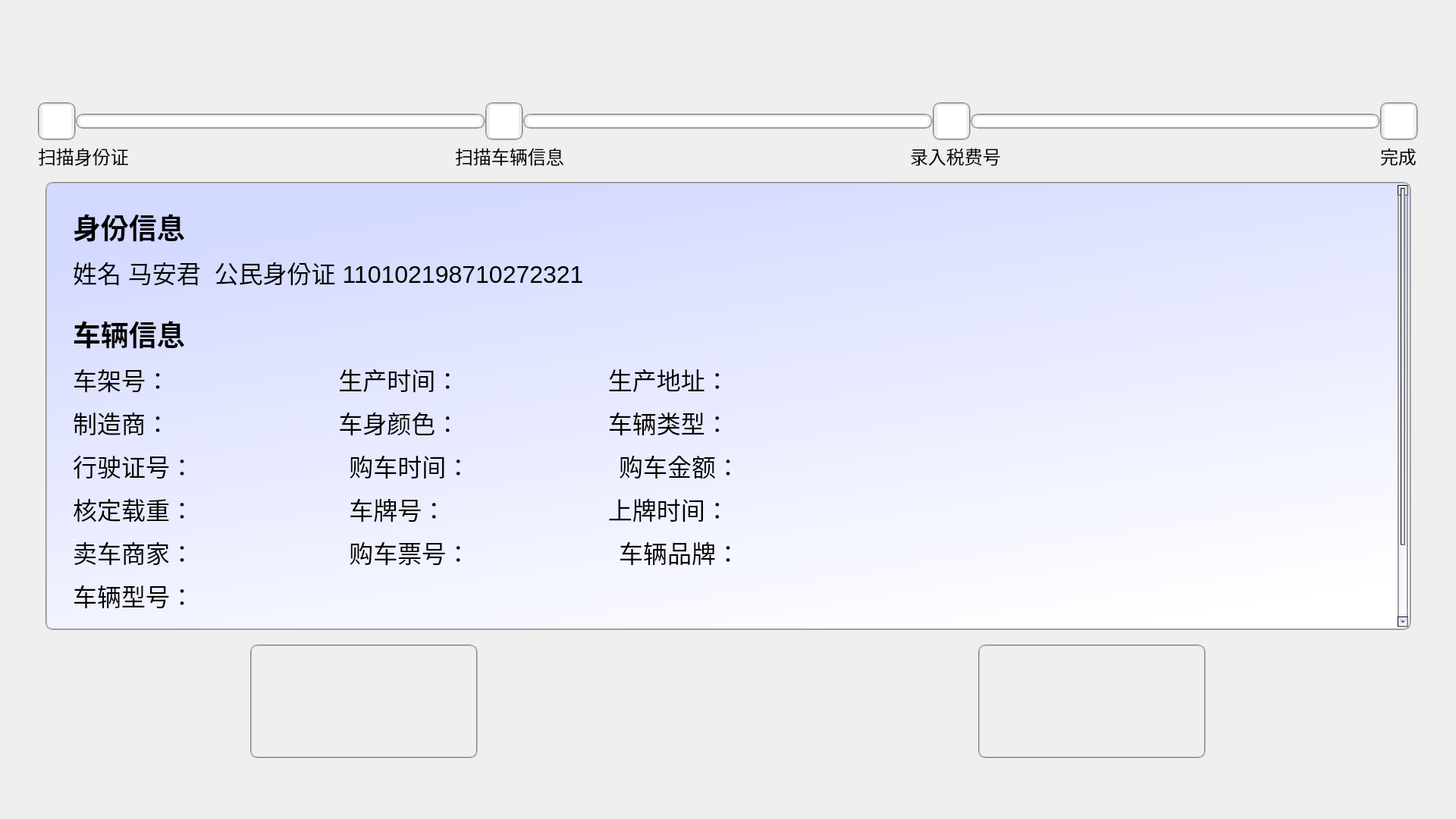
<?xml version="1.0" encoding="UTF-8"?>
<ui version="4.0">
 <class>InputDoneDialog</class>
 <widget class="QDialog" name="InputDoneDialog">
  <property name="geometry">
   <rect>
    <x>0</x>
    <y>0</y>
    <width>1920</width>
    <height>1080</height>
   </rect>
  </property>
  <property name="windowTitle">
   <string>InputDoneDialog</string>
  </property>
  <widget class="QPushButton" name="pBtnHomepage">
   <property name="geometry">
    <rect>
     <x>330</x>
     <y>850</y>
     <width>300</width>
     <height>150</height>
    </rect>
   </property>
   <property name="font">
    <font>
     <family>Algerian</family>
     <pointsize>22</pointsize>
    </font>
   </property>
   <property name="styleSheet">
    <string notr="true">border:2px groove gray;border-radius:10px;padding:2px 4px;
border-image: url(:/Resources/Images/cancelon.png);</string>
   </property>
   <property name="text">
    <string/>
   </property>
  </widget>
  <widget class="QPushButton" name="pBtnDone">
   <property name="geometry">
    <rect>
     <x>1290</x>
     <y>850</y>
     <width>300</width>
     <height>150</height>
    </rect>
   </property>
   <property name="font">
    <font>
     <pointsize>22</pointsize>
    </font>
   </property>
   <property name="styleSheet">
    <string notr="true">border:2px groove gray;border-radius:10px;padding:2px 4px;
border-image: url(:/Resources/Images/finishon.png);</string>
   </property>
   <property name="text">
    <string/>
   </property>
  </widget>
  <widget class="QTextBrowser" name="textBrowser">
   <property name="geometry">
    <rect>
     <x>60</x>
     <y>240</y>
     <width>1801</width>
     <height>591</height>
    </rect>
   </property>
   <property name="styleSheet">
    <string notr="true">border:2px groove gray;border-radius:10px;padding:2px 2px;
background-color: qlineargradient(spread:pad, x1:0.3125, y1:0, x2:0.784, y2:1, stop:0 rgba(211, 217, 255, 255), stop:1 rgba(255, 255, 255, 255));</string>
   </property>
   <property name="html">
    <string>&lt;!DOCTYPE HTML PUBLIC &quot;-//W3C//DTD HTML 4.0//EN&quot; &quot;http://www.w3.org/TR/REC-html40/strict.dtd&quot;&gt;
&lt;html&gt;&lt;head&gt;&lt;meta name=&quot;qrichtext&quot; content=&quot;1&quot; /&gt;&lt;style type=&quot;text/css&quot;&gt;
p, li { white-space: pre-wrap; }
&lt;/style&gt;&lt;/head&gt;&lt;body style=&quot; font-family:'SimSun'; font-size:9pt; font-weight:400; font-style:normal;&quot;&gt;
&lt;p style=&quot; margin-top:20px; margin-bottom:0px; margin-left:28px; margin-right:0px; -qt-block-indent:0; text-indent:0px;&quot;&gt; &lt;/p&gt;
&lt;p style=&quot; margin-top:10px; margin-bottom:0px; margin-left:28px; margin-right:0px; -qt-block-indent:0; text-indent:0px;&quot;&gt;&lt;span style=&quot; font-size:28pt; font-weight:600; color:#000000;&quot;&gt;身份信息&lt;/span&gt;&lt;/p&gt;
&lt;p style=&quot; margin-top:8px; margin-bottom:0px; margin-left:28px; margin-right:0px; -qt-block-indent:0; text-indent:0px;&quot;&gt;&lt;span style=&quot; font-size:24pt; color:#000000;&quot;&gt;姓名 马安君  公民身份证 110102198710272321&lt;/span&gt;&lt;span style=&quot; font-size:8pt; color:#000000;&quot;&gt; &lt;/span&gt;&lt;/p&gt;
&lt;p style=&quot;-qt-paragraph-type:empty; margin-top:8px; margin-bottom:0px; margin-left:28px; margin-right:0px; -qt-block-indent:0; text-indent:0px; font-size:8pt; color:#000000;&quot;&gt;&lt;br /&gt;&lt;/p&gt;
&lt;p style=&quot; margin-top:8px; margin-bottom:0px; margin-left:28px; margin-right:0px; -qt-block-indent:0; text-indent:0px;&quot;&gt;&lt;span style=&quot; font-size:28pt; font-weight:600; color:#000000;&quot;&gt;车辆信息&lt;/span&gt;&lt;/p&gt;
&lt;p style=&quot; margin-top:8px; margin-bottom:0px; margin-left:28px; margin-right:0px; -qt-block-indent:0; text-indent:0px;&quot;&gt;&lt;span style=&quot; font-size:24pt;&quot;&gt;车架号：                         生产时间：                      生产地址： &lt;/span&gt;&lt;/p&gt;
&lt;p style=&quot; margin-top:8px; margin-bottom:0px; margin-left:28px; margin-right:0px; -qt-block-indent:0; text-indent:0px;&quot;&gt;&lt;span style=&quot; font-size:24pt;&quot;&gt;制造商：                         车身颜色：                      车辆类型： &lt;/span&gt;&lt;/p&gt;
&lt;p style=&quot; margin-top:8px; margin-bottom:0px; margin-left:28px; margin-right:0px; -qt-block-indent:0; text-indent:0px;&quot;&gt;&lt;span style=&quot; font-size:24pt;&quot;&gt;行驶证号：                       购车时间：                      购车金额： &lt;/span&gt;&lt;/p&gt;
&lt;p style=&quot; margin-top:8px; margin-bottom:0px; margin-left:28px; margin-right:0px; -qt-block-indent:0; text-indent:0px;&quot;&gt;&lt;span style=&quot; font-size:24pt;&quot;&gt;核定载重：                       车牌号：                        上牌时间： &lt;/span&gt;&lt;/p&gt;
&lt;p style=&quot; margin-top:8px; margin-bottom:0px; margin-left:28px; margin-right:0px; -qt-block-indent:0; text-indent:0px;&quot;&gt;&lt;span style=&quot; font-size:24pt;&quot;&gt;卖车商家：                       购车票号：                      车辆品牌： &lt;/span&gt;&lt;/p&gt;
&lt;p style=&quot; margin-top:8px; margin-bottom:0px; margin-left:28px; margin-right:0px; -qt-block-indent:0; text-indent:0px;&quot;&gt;&lt;span style=&quot; font-size:24pt;&quot;&gt;车辆型号：&lt;/span&gt;&lt;span style=&quot; font-size:8pt;&quot;&gt; &lt;/span&gt;&lt;/p&gt;
&lt;p style=&quot;-qt-paragraph-type:empty; margin-top:8px; margin-bottom:0px; margin-left:28px; margin-right:0px; -qt-block-indent:0; text-indent:0px; font-size:8pt;&quot;&gt;&lt;br /&gt;&lt;/p&gt;
&lt;p style=&quot; margin-top:8px; margin-bottom:0px; margin-left:28px; margin-right:0px; -qt-block-indent:0; text-indent:0px;&quot;&gt;&lt;span style=&quot; font-size:28pt; font-weight:600;&quot;&gt;税费信息&lt;/span&gt;&lt;/p&gt;
&lt;p style=&quot; margin-top:8px; margin-bottom:0px; margin-left:28px; margin-right:0px; -qt-block-indent:0; text-indent:0px;&quot;&gt;&lt;span style=&quot; font-size:24pt;&quot;&gt;发票号：                         车船税号：&lt;/span&gt;&lt;/p&gt;&lt;/body&gt;&lt;/html&gt;</string>
   </property>
  </widget>
  <widget class="QGraphicsView" name="viewScanningID">
   <property name="geometry">
    <rect>
     <x>50</x>
     <y>135</y>
     <width>50</width>
     <height>50</height>
    </rect>
   </property>
   <property name="styleSheet">
    <string notr="true">border:2px groove gray;border-radius:10px;padding:2px 4px;
border-image: url(:/Resources/Images/done.png);</string>
   </property>
  </widget>
  <widget class="QGraphicsView" name="viewInputFax">
   <property name="geometry">
    <rect>
     <x>1230</x>
     <y>135</y>
     <width>50</width>
     <height>50</height>
    </rect>
   </property>
   <property name="styleSheet">
    <string notr="true">border:2px groove gray;border-radius:10px;padding:2px 4px;
border-image: url(:/Resources/Images/done.png);</string>
   </property>
  </widget>
  <widget class="QGraphicsView" name="viewVehicleFax">
   <property name="geometry">
    <rect>
     <x>690</x>
     <y>150</y>
     <width>540</width>
     <height>20</height>
    </rect>
   </property>
   <property name="styleSheet">
    <string notr="true">border:2px groove gray;border-radius:10px;padding:2px 4px;
border-image: url(:/Resources/Images/doneline.png);</string>
   </property>
  </widget>
  <widget class="QGraphicsView" name="viewScanningVehicle">
   <property name="geometry">
    <rect>
     <x>640</x>
     <y>135</y>
     <width>50</width>
     <height>50</height>
    </rect>
   </property>
   <property name="styleSheet">
    <string notr="true">border:2px groove gray;border-radius:10px;padding:2px 4px;
border-image: url(:/Resources/Images/done.png);</string>
   </property>
  </widget>
  <widget class="QLabel" name="labelScanningID">
   <property name="geometry">
    <rect>
     <x>50</x>
     <y>180</y>
     <width>200</width>
     <height>50</height>
    </rect>
   </property>
   <property name="font">
    <font>
     <family>Times New Roman</family>
     <pointsize>18</pointsize>
    </font>
   </property>
   <property name="text">
    <string>扫描身份证</string>
   </property>
  </widget>
  <widget class="QLabel" name="labelScanningVehicle">
   <property name="geometry">
    <rect>
     <x>600</x>
     <y>180</y>
     <width>200</width>
     <height>50</height>
    </rect>
   </property>
   <property name="font">
    <font>
     <family>Times New Roman</family>
     <pointsize>18</pointsize>
    </font>
   </property>
   <property name="text">
    <string>扫描车辆信息</string>
   </property>
  </widget>
  <widget class="QGraphicsView" name="viewIDVehicle">
   <property name="geometry">
    <rect>
     <x>100</x>
     <y>150</y>
     <width>540</width>
     <height>20</height>
    </rect>
   </property>
   <property name="styleSheet">
    <string notr="true">border:2px groove gray;border-radius:10px;padding:2px 4px;
border-image: url(:/Resources/Images/doneline.png);</string>
   </property>
  </widget>
  <widget class="QLabel" name="labelInputFax">
   <property name="geometry">
    <rect>
     <x>1200</x>
     <y>180</y>
     <width>200</width>
     <height>50</height>
    </rect>
   </property>
   <property name="font">
    <font>
     <family>Times New Roman</family>
     <pointsize>18</pointsize>
    </font>
   </property>
   <property name="text">
    <string>录入税费号</string>
   </property>
  </widget>
  <widget class="QGraphicsView" name="viewDone_2">
   <property name="geometry">
    <rect>
     <x>1820</x>
     <y>135</y>
     <width>50</width>
     <height>50</height>
    </rect>
   </property>
   <property name="styleSheet">
    <string notr="true">border:2px groove gray;border-radius:10px;padding:2px 4px;
border-image: url(:/Resources/Images/doing.png);</string>
   </property>
  </widget>
  <widget class="QLabel" name="labelDone">
   <property name="geometry">
    <rect>
     <x>1820</x>
     <y>180</y>
     <width>61</width>
     <height>50</height>
    </rect>
   </property>
   <property name="font">
    <font>
     <family>Times New Roman</family>
     <pointsize>18</pointsize>
    </font>
   </property>
   <property name="text">
    <string>完成</string>
   </property>
  </widget>
  <widget class="QGraphicsView" name="viewFaxDone">
   <property name="geometry">
    <rect>
     <x>1280</x>
     <y>150</y>
     <width>540</width>
     <height>20</height>
    </rect>
   </property>
   <property name="styleSheet">
    <string notr="true">border:2px groove gray;border-radius:10px;padding:2px 4px;
border-image: url(:/Resources/Images/doneline.png);</string>
   </property>
  </widget>
 </widget>
 <layoutdefault spacing="6" margin="11"/>
 <resources>
  <include location="inputdonedialog.qrc"/>
 </resources>
 <connections/>
</ui>
